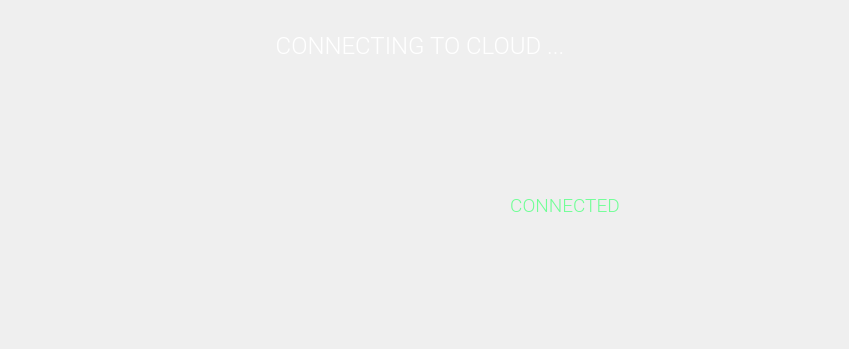
    <widget class="QWidget" name="step4_2">
     <widget class="QLabel" name="s4_2_title">
      <property name="geometry">
       <rect>
        <x>0</x>
        <y>20</y>
        <width>840</width>
        <height>50</height>
       </rect>
      </property>
      <property name="palette">
       <palette>
        <active>
         <colorrole role="WindowText">
          <brush brushstyle="SolidPattern">
           <color alpha="255">
            <red>255</red>
            <green>255</green>
            <blue>255</blue>
           </color>
          </brush>
         </colorrole>
        </active>
        <inactive>
         <colorrole role="WindowText">
          <brush brushstyle="SolidPattern">
           <color alpha="255">
            <red>255</red>
            <green>255</green>
            <blue>255</blue>
           </color>
          </brush>
         </colorrole>
        </inactive>
        <disabled>
         <colorrole role="WindowText">
          <brush brushstyle="SolidPattern">
           <color alpha="255">
            <red>120</red>
            <green>120</green>
            <blue>120</blue>
           </color>
          </brush>
         </colorrole>
        </disabled>
       </palette>
      </property>
      <property name="font">
       <font>
        <family>Roboto Light</family>
        <pointsize>18</pointsize>
        <weight>50</weight>
        <bold>false</bold>
       </font>
      </property>
      <property name="text">
       <string>CONNECTING TO CLOUD ...</string>
      </property>
      <property name="alignment">
       <set>Qt::AlignCenter</set>
      </property>
     </widget>
     <widget class="QLabel" name="s4_2_img">
      <property name="geometry">
       <rect>
        <x>100</x>
        <y>110</y>
        <width>350</width>
        <height>230</height>
       </rect>
      </property>
      <property name="maximumSize">
       <size>
        <width>491</width>
        <height>331</height>
       </size>
      </property>
      <property name="text">
       <string/>
      </property>
      <property name="pixmap">
       <pixmap resource="wizard.qrc">:/img/laptop3.png</pixmap>
      </property>
      <property name="alignment">
       <set>Qt::AlignCenter</set>
      </property>
     </widget>
     <widget class="QLabel" name="s4_2_connected">
      <property name="geometry">
       <rect>
        <x>500</x>
        <y>165</y>
        <width>130</width>
        <height>80</height>
       </rect>
      </property>
      <property name="palette">
       <palette>
        <active>
         <colorrole role="WindowText">
          <brush brushstyle="SolidPattern">
           <color alpha="255">
            <red>112</red>
            <green>255</green>
            <blue>150</blue>
           </color>
          </brush>
         </colorrole>
         <colorrole role="Text">
          <brush brushstyle="SolidPattern">
           <color alpha="255">
            <red>112</red>
            <green>255</green>
            <blue>150</blue>
           </color>
          </brush>
         </colorrole>
         <colorrole role="ButtonText">
          <brush brushstyle="SolidPattern">
           <color alpha="255">
            <red>112</red>
            <green>255</green>
            <blue>150</blue>
           </color>
          </brush>
         </colorrole>
        </active>
        <inactive>
         <colorrole role="WindowText">
          <brush brushstyle="SolidPattern">
           <color alpha="255">
            <red>112</red>
            <green>255</green>
            <blue>150</blue>
           </color>
          </brush>
         </colorrole>
         <colorrole role="Text">
          <brush brushstyle="SolidPattern">
           <color alpha="255">
            <red>112</red>
            <green>255</green>
            <blue>150</blue>
           </color>
          </brush>
         </colorrole>
         <colorrole role="ButtonText">
          <brush brushstyle="SolidPattern">
           <color alpha="255">
            <red>112</red>
            <green>255</green>
            <blue>150</blue>
           </color>
          </brush>
         </colorrole>
        </inactive>
        <disabled>
         <colorrole role="WindowText">
          <brush brushstyle="SolidPattern">
           <color alpha="255">
            <red>112</red>
            <green>255</green>
            <blue>150</blue>
           </color>
          </brush>
         </colorrole>
         <colorrole role="Text">
          <brush brushstyle="SolidPattern">
           <color alpha="255">
            <red>112</red>
            <green>255</green>
            <blue>150</blue>
           </color>
          </brush>
         </colorrole>
         <colorrole role="ButtonText">
          <brush brushstyle="SolidPattern">
           <color alpha="255">
            <red>112</red>
            <green>255</green>
            <blue>150</blue>
           </color>
          </brush>
         </colorrole>
        </disabled>
       </palette>
      </property>
      <property name="font">
       <font>
        <family>Roboto Light</family>
        <pointsize>14</pointsize>
        <underline>false</underline>
       </font>
      </property>
      <property name="styleSheet">
       <string notr="true">color:#70ff96</string>
      </property>
      <property name="text">
       <string>CONNECTED</string>
      </property>
      <property name="alignment">
       <set>Qt::AlignCenter</set>
      </property>
     </widget>
     <widget class="QLabel" name="s4_2_circle">
      <property name="geometry">
       <rect>
        <x>410</x>
        <y>80</y>
        <width>310</width>
        <height>250</height>
       </rect>
      </property>
      <property name="maximumSize">
       <size>
        <width>491</width>
        <height>331</height>
       </size>
      </property>
      <property name="text">
       <string/>
      </property>
      <property name="pixmap">
       <pixmap resource="wizard.qrc">:/img/loading_complete.png</pixmap>
      </property>
      <property name="alignment">
       <set>Qt::AlignCenter</set>
      </property>
     </widget>
    </widget>
